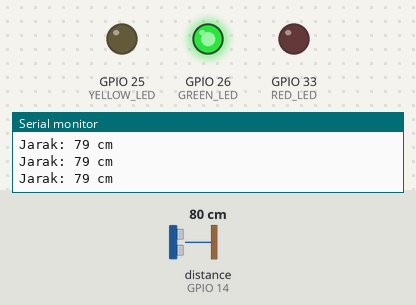
The program below on a simulated ESP32. Parts: output pins drawn as LEDs (lit = HIGH), the last lines printed to the serial monitor. Wiring (inferred from the names in the program): ultrasonic range finder: trigger GPIO 12; echo GPIO 14. The test bench sets the inputs (shaded band); at power-on: distance to the obstacle (sensor on GPIO 14) 80 cm. The echo pulse lasts 58.3 µs per cm; pins used as bus, display or sensor lines are not drawn.

Above: at 1.2 s.
1.3 s: distance to the obstacle (sensor on GPIO 14) set to 54 cm
2.8 s: distance to the obstacle (sensor on GPIO 14) set to 46 cm
At 3.8 s:
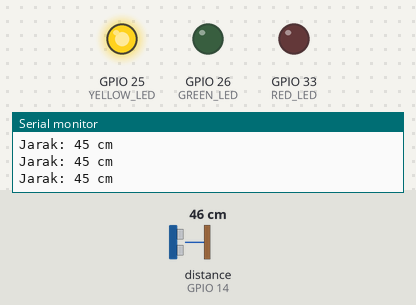
4.5 s: distance to the obstacle (sensor on GPIO 14) set to 23 cm
6.0 s: distance to the obstacle (sensor on GPIO 14) set to 18 cm
At 7.0 s:
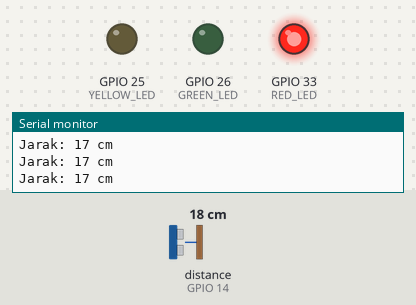
7.5 s: distance to the obstacle (sensor on GPIO 14) set to 35 cm
At 8.4 s:
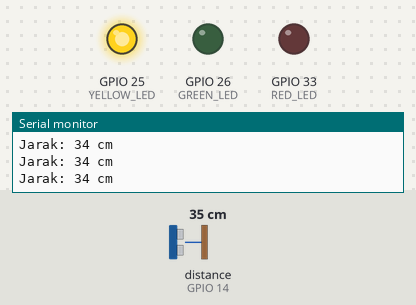
9.0 s: distance to the obstacle (sensor on GPIO 14) set to 2 cm
At 10.0 s:
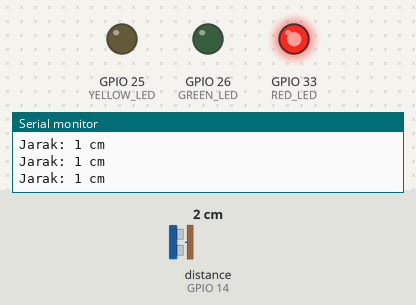
Timing chart, 0 to 11.5 s (numbered marks = the images above; inputs shaded):
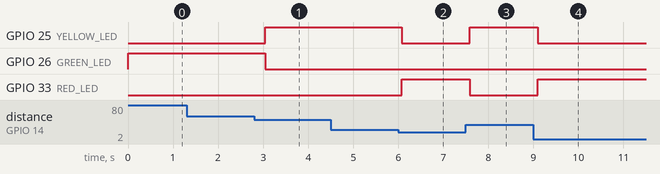

Measured:
- the behaviour switches between 52 and 51 cm on distance to the obstacle (sensor on GPIO 14) (found by bisection; images 0 and 1)
- the behaviour switches between 22 and 21 cm on distance to the obstacle (sensor on GPIO 14) (found by bisection; images 1 and 2)
- after the input at 2.8 s, GPIO 25 (YELLOW_LED): LOW → HIGH after 0.25 s; GPIO 26 (GREEN_LED): HIGH → LOW after 0.25 s
- after the input at 6.0 s, GPIO 25 (YELLOW_LED): HIGH → LOW after 0.07 s; GPIO 33 (RED_LED): LOW → HIGH after 0.07 s
- after the input at 7.5 s, GPIO 25 (YELLOW_LED): LOW → HIGH after 0.08 s; GPIO 33 (RED_LED): HIGH → LOW after 0.08 s
- after the input at 9.0 s, GPIO 25 (YELLOW_LED): HIGH → LOW after 0.09 s; GPIO 33 (RED_LED): LOW → HIGH after 0.09 s

The program:

main.cpp
```cpp
#include <Arduino.h>

// Pin sensor ultrasonik
#define TRIG_PIN 12
#define ECHO_PIN 14

// Pin lampu LED
#define RED_LED 33
#define YELLOW_LED 25
#define GREEN_LED 26

void setup() {
  Serial.begin(115200);

  pinMode(TRIG_PIN, OUTPUT);
  pinMode(ECHO_PIN, INPUT);

  pinMode(RED_LED, OUTPUT);
  pinMode(YELLOW_LED, OUTPUT);
  pinMode(GREEN_LED, OUTPUT);
}

void loop() {
  long duration;
  int distance;

  // Trigger sensor
  digitalWrite(TRIG_PIN, LOW);
  delayMicroseconds(2);
  digitalWrite(TRIG_PIN, HIGH);
  delayMicroseconds(10);
  digitalWrite(TRIG_PIN, LOW);

  // Baca echo
  duration = pulseIn(ECHO_PIN, HIGH);
  distance = duration * 0.034 / 2;

  // Tampilkan jarak di serial monitor
  Serial.print("Jarak: ");
  Serial.print(distance);
  Serial.println(" cm");

  // Logika lampu berdasarkan jarak
  if (distance > 0 && distance <= 20) {
    // Terlalu dekat: lampu merah
    digitalWrite(RED_LED, HIGH);
    digitalWrite(YELLOW_LED, LOW);
    digitalWrite(GREEN_LED, LOW);
  } else if (distance > 20 && distance <= 50) {
    // Sedang: lampu kuning
    digitalWrite(RED_LED, LOW);
    digitalWrite(YELLOW_LED, HIGH);
    digitalWrite(GREEN_LED, LOW);
  } else if (distance > 50) {
    // Aman: lampu hijau
    digitalWrite(RED_LED, LOW);
    digitalWrite(YELLOW_LED, LOW);
    digitalWrite(GREEN_LED, HIGH);
  } else {
    // Tidak terbaca: matikan semua
    digitalWrite(RED_LED, LOW);
    digitalWrite(YELLOW_LED, LOW);
    digitalWrite(GREEN_LED, LOW);
  }

  delay(300); // Delay baca sensor
}
```
